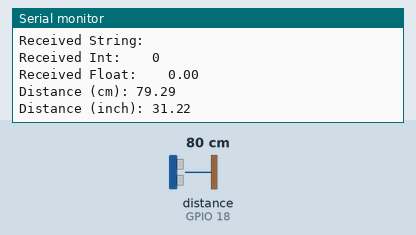
Recording of a sketch running on a simulated ESP32. On the bench: the last lines printed to the serial monitor. Wiring (inferred from the names in the program): ultrasonic range finder: trigger GPIO 5; echo GPIO 18. The test bench sets the inputs (shaded band); at power-on: distance to the obstacle (sensor on GPIO 18) 80 cm. The echo pulse lasts 58.3 µs per cm; WiFi joins after 1.5 s; servers stay silent unless stated; the Firebase database answers and starts empty.

Above: at 4.3 s.
4.4 s: distance to the obstacle (sensor on GPIO 18) set to 2 cm
At 5.7 s:
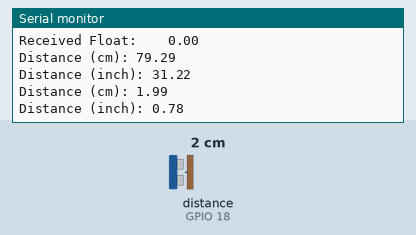
6.4 s: distance to the obstacle (sensor on GPIO 18) set to 4 cm
At 8.0 s:
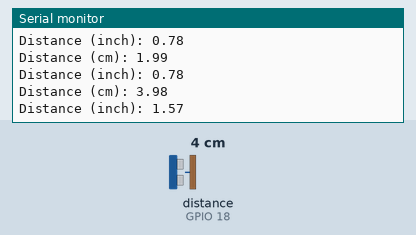
Timing chart, 0 to 9.5 s (numbered marks = the images above; inputs shaded):
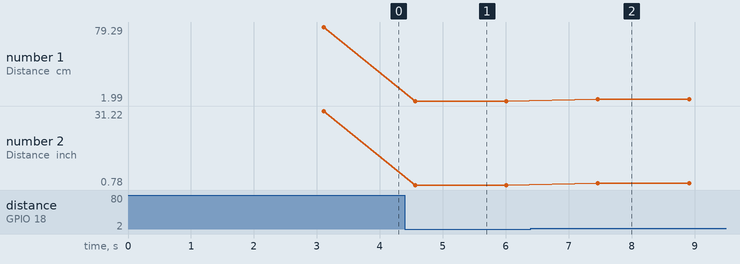

The sketch:

firebase_ultrasonic_display.ino
```cpp
/*
  Make sure your Firebase project's '.read' and '.write' rules are set to 'true'.
  Ignoring this will prevent the MCU from communicating with the database.
  For more details- https://github.com/Rupakpoddar/ESP32Firebase
*/

#include <ArduinoJson.h>            // https://github.com/bblanchon/ArduinoJson
#include <ESP32Firebase.h>

#define _SSID "Your WiFi SSID"          // Your WiFi SSID
#define _PASSWORD "Your WiFi Password"      // Your WiFi Password
#define REFERENCE_URL "Your Firebase project reference url "  // Your Firebase project reference url

//define sound speed in cm/uS
#define SOUND_SPEED 0.034
#define CM_TO_INCH 0.393701
Firebase firebase(REFERENCE_URL);
const int trigPin = 5;
const int echoPin = 18;


long duration;
float distanceCm;
float distanceInch;


void setup() {
  Serial.begin(115200);
  // pinMode(LED_BUILTIN, OUTPUT);
  // digitalWrite(LED_BUILTIN, LOW);
  pinMode(trigPin, OUTPUT); // Sets the trigPin as an Output
  pinMode(echoPin, INPUT); // Sets the echoPin as an Input
  WiFi.mode(WIFI_STA);
  WiFi.disconnect();
  delay(1000);

  // Connect to WiFi
  Serial.println();
  Serial.println();
  Serial.print("Connecting to: ");
  WiFi.begin(_SSID,_PASSWORD );

  while (WiFi.status() != WL_CONNECTED) {
    delay(500);
    Serial.print("-");
  }

  Serial.println("");
  Serial.println("WiFi Connected");

  // Print the IP address
  Serial.print("IP Address: ");
  Serial.print("http://");
  Serial.print(WiFi.localIP());
  Serial.println("/");
  // digitalWrite(LED_BUILTIN, HIGH);

//================================================================//
//================================================================//

  // Write some data to the realtime database.
  firebase.setString("Example/setString", "It's Working");
  firebase.setInt("Example/setInt", 123);
  firebase.setFloat("Example/setFloat", 45.32);

  firebase.json(true);              // Make sure to add this line.

  String data = firebase.getString("Example");  // Get data from the database.

  // Deserialize the data.
  // Consider using Arduino Json Assistant- https://arduinojson.org/v6/assistant/
  const size_t capacity = JSON_OBJECT_SIZE(3) + 50;
  DynamicJsonDocument doc(capacity);

  deserializeJson(doc, data);

  // Store the deserialized data.
  const char* received_String = doc["setString"]; // "It's Working"
  int received_int = doc["setInt"];               // 123
  float received_float = doc["setFloat"];         // 45.32

  // Print data
  Serial.print("Received String:\t");
  Serial.println(received_String);

  Serial.print("Received Int:\t\t");
  Serial.println(received_int);

  Serial.print("Received Float:\t\t");
  Serial.println(received_float);

  // Delete data from the realtime database.
  firebase.deleteData("Example");
}

void loop() {
  // Nothing
    // Clears the trigPin
  digitalWrite(trigPin, LOW);
  delayMicroseconds(2);
  // Sets the trigPin on HIGH state for 10 micro seconds
  digitalWrite(trigPin, HIGH);
  delayMicroseconds(10);
  digitalWrite(trigPin, LOW);

  // Reads the echoPin, returns the sound wave travel time in microseconds
  duration = pulseIn(echoPin, HIGH);

  // Calculate the distance
  distanceCm = duration * SOUND_SPEED/2;

  // Convert to inches
  distanceInch = distanceCm * CM_TO_INCH;

  // Prints the distance in the Serial Monitor
  Serial.print("Distance (cm): ");
  Serial.println(distanceCm);
  Serial.print("Distance (inch): ");
  Serial.println(distanceInch);
  firebase.setString("Example/setString", "distanceCm");
  firebase.setInt("Example/setInt", distanceCm);
  firebase.setFloat("Example/setFloat", distanceCm);

  delay(1000);
}
```

Measured:
- after the input at 4.4 s, the serial monitor: prints a new line after 0.16 s (image 1)
- after the input at 6.4 s, the serial monitor: prints a new line after 1.1 s (image 2)
- plotted number 1: 79.29 → 1.99 after the input at 4.4 s, 1.99 → 3.98 after the input at 6.4 s
- plotted number 2: 31.22 → 0.78 after the input at 4.4 s, 0.78 → 1.57 after the input at 6.4 s
